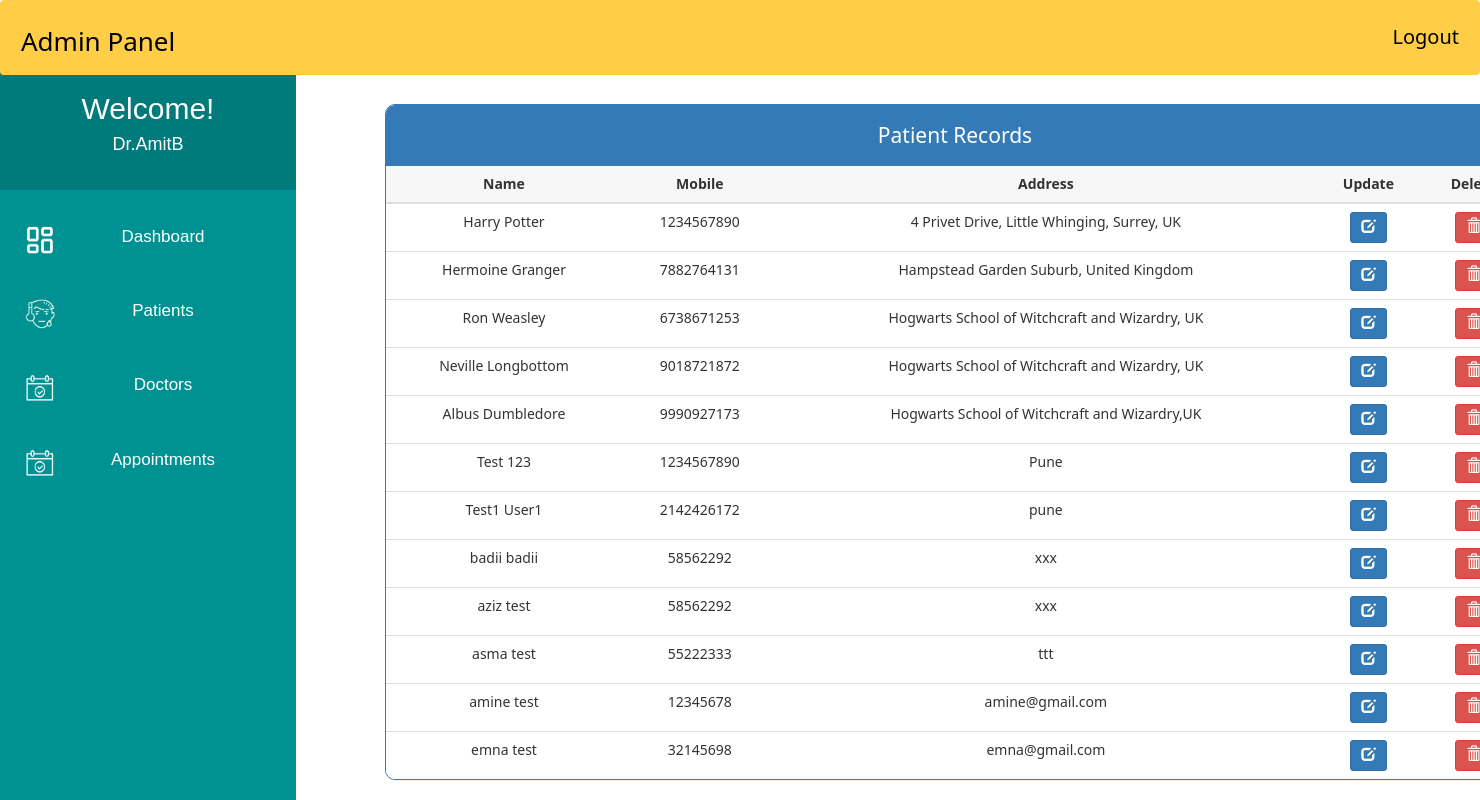
The page /admin_patient_record/ (signed in) on the database its author committed.
### MyApp/models.py (models this page shows, shortened)
class Patient(models.Model):
    user = models.OneToOneField(User, on_delete=models.CASCADE)
    Patient_First_Name = models.CharField(max_length=50, default="")
    Patient_Last_Name = models.CharField(max_length=50, default="")
    gender = models.CharField(max_length=10, choices=GENDER)
    contact = models.CharField(max_length=10)
    address = models.CharField(max_length=350)
    symptoms = models.CharField(max_length=500, default="")
    status = models.BooleanField(default=False)
    admitDate = models.DateField(auto_now=True)
    assignedDoctorId = models.PositiveIntegerField(null=True)

### MyApp/views.py (the view)
# urls.py: path('admin_patient_record/', views.admin_patient_record, name="admin_patient_record"),
@login_required(login_url='adminlogin')
def admin_patient_record(request):
    patients=Patient.objects.all().filter(status=True)
    return render(request,'MyApp/admin_patient_record.html',{'patients':patients})

### templates/MyApp/admin_patient_record.html (shortened to what this page needs)
<!DOCTYPE html>
<html lang="en">
<head>
    <link href="//netdna.bootstrapcdn.com/bootstrap/3.0.0/css/bootstrap.min.css" rel="stylesheet" id="bootstrap-css">
</head>
<body>
    {% include 'MyApp/admin_base.html' %}
    <div class="container">
        <div class="panel panel-primary">
            <div class="panel-heading">
                Patient Records
            </div>
            <table class="table table-hover" id="dev-table">
                <thead>
                    <tr>
                        <th>Name</th>
                        <th>Mobile</th>
                        <th>Address</th>
                        <th>Update</th>
                        <th>Delete</th>
                    </tr>
                </thead>
                <tbody>
                    {% for p in patients %}
                    <tr>
                        <td>{{ p.Patient_First_Name }} {{ p.Patient_Last_Name }}</td>
                        <td>{{ p.contact }}</td>
                        <td>{{ p.address }}</td>
                        <td>
                            <a class="btn btn-primary btn-xs" href="{% url 'MyApp:update_patient' p.id %}">
                                <span class="glyphicon glyphicon-edit"></span>
                            </a>
                        </td>
                        <td>
                            <a class="btn btn-danger btn-xs" href="{% url 'MyApp:delete_patient' p.id %}">
                                <span class="glyphicon glyphicon-trash"></span>
                            </a>
                        </td>
                    </tr>
                    {% endfor %}
                </tbody>
            </table>
        </div>
    </div>
</body>
</html>

### templates/MyApp/admin_base.html (shortened to what this page needs)
<!DOCTYPE html>
{% load static %}
<html lang="en">
<head>
</head>
<body>
    <div class="navbar">
        <a>Admin Panel</a>
        <a href="{% url 'MyApp:logout' %}" class="logoutbtn" style="font-size:18px, text-align: center;">Logout</a>
    </div>
     <div class="sidebar">
        <div class="userprofile">
            <h2 style="color:white; font-family:sans-serif; padding-top:25px; text-align:center; margin:0px;">Welcome!</h2>
            <h4 style="color:white; font-family:sans-serif; text-align:center; padding-bottom:35px;">{{request.user.username}}</h4>
        </div>
        <a href="{% url 'MyApp:admin_dashboard' %}"><img class="icon" src="{% static "images/PDash.png" %}">Dashboard</a>
        <a href="{% url 'MyApp:admin_patient' %}"><img class="icon" src="{% static "images/PIcon.png" %}">Patients</a>
        <a href="{% url 'MyApp:admin_doctor' %}"><img class="icon" src="{% static "images/ApptIcon.png" %}">Doctors</a>
        <a href="{% url 'MyApp:admin_appointment' %}"><img class="icon" src="{% static "images/ApptIcon.png" %}">Appointments</a>
    </div>
</body>
</html>

### templates/MyApp/admin_patient_record.html (style rules this page uses)
body { font-family: 'Segoe UI', Tahoma, Geneva, Verdana, sans-serif; background-color: #f4f4f4; margin: 0; padding: 0; }
.container { margin-left: 25%; margin-right: 8%; margin-top: 7%; }
.panel { border-radius: 10px; overflow: hidden; }
.panel-heading { background-color: #007bff; color: #fff; text-align: center; padding: 15px 0; font-size: 1.5em; }
.table { margin-bottom: 0; }
.table th, .table td { text-align: center; vertical-align: middle; padding: 12px; }
.table th { background-color: #f7f7f7; }
.table td { background-color: #fff; }
.table td a { margin: 0 5px; }
.btn-xs { padding: 5px 10px; }
.glyphicon { font-size: 1.2em; }

### templates/MyApp/admin_base.html (style rules this page uses)
body { background-color: rgb(255, 255, 255); padding: 0px; margin-top: 0px; margin-left: 0px; margin-right: 0px; margin-bottom: 0px; }
.navbar { overflow: hidden; background-color: rgb(255, 206, 70); height:75px; width:100%; padding-top:22px; z-index:999999999999; top:0; position:fixed; display:block; }
.navbar a { float: left; display:block; font-size: 26px; color: black; text-align: center; padding-left:20px; text-decoration: none; }
.navbar .logoutbtn { float: right; display:block; font-size: 20px; color: black; text-align: center; padding-right:20px; text-decoration: none; }
.sidebar .userprofile { background-color: rgb(0, 122, 122); }
.sidebar { margin-top: 0px; padding-top: 0px; width: 20%; text-align: center; height=100vh; background-color: rgb(0, 146, 146); font-family: sans-serif; font-size:17px; font-weight: normal; position: fixed; top: 67px; left: 0; bottom: 0; }
.sidebar a { display: block; color: white; padding: 25px; text-decoration: none; }
.icon { float:left; width:30px; height:30px; }

### rows shown on the page
Patient: Patient_First_Name "Harry", Patient_Last_Name "Potter", contact "1234567890", address "4 Privet Drive, Little Whinging, Surrey, UK"
Patient: Patient_First_Name "Hermoine", Patient_Last_Name "Granger", contact "7882764131", address "Hampstead Garden Suburb, United Kingdom"
Patient: Patient_First_Name "Ron", Patient_Last_Name "Weasley", contact "6738671253", address "Hogwarts School of Witchcraft and Wizardry, UK"
Patient: Patient_First_Name "Neville", Patient_Last_Name "Longbottom", contact "9018721872", address "Hogwarts School of Witchcraft and Wizardry, UK"
Patient: Patient_First_Name "Albus", Patient_Last_Name "Dumbledore", contact "9990927173", address "Hogwarts School of Witchcraft and Wizardry,UK"
Patient: Patient_First_Name "Test", Patient_Last_Name "123", contact "1234567890", address "Pune"
Patient: Patient_First_Name "Test1", Patient_Last_Name "User1", contact "2142426172", address "pune"
Patient: Patient_First_Name "badii", Patient_Last_Name "badii", contact "58562292", address "xxx"
Patient: Patient_First_Name "aziz", Patient_Last_Name "test", contact "58562292", address "xxx"
Patient: Patient_First_Name "asma", Patient_Last_Name "test", contact "55222333", address "ttt"
Patient: Patient_First_Name "amine", Patient_Last_Name "test", contact "12345678", address "amine@gmail.com"
Patient: Patient_First_Name "emna", Patient_Last_Name "test", contact "32145698", address "emna@gmail.com"

### other values the page prints
{{ request.user.username }} "Dr.AmitB"
